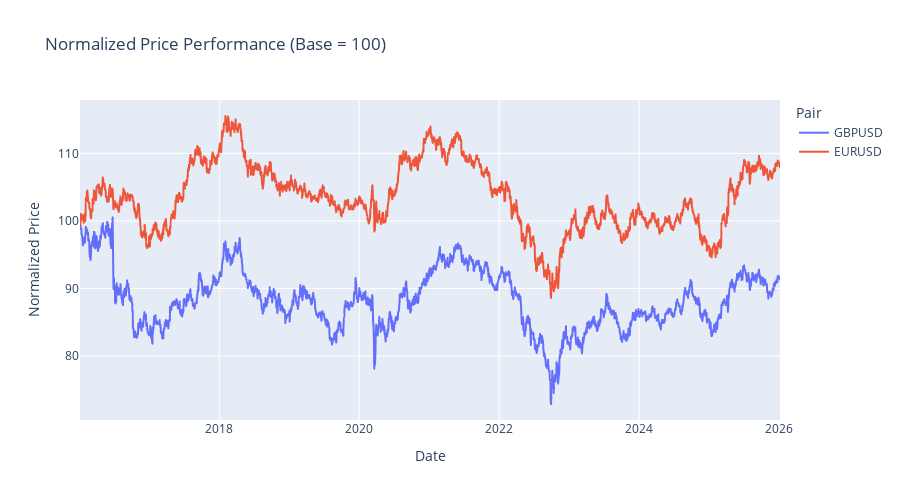

The notebook cell saved with this chart:
### Markdown cell above
---
## 2. Price Visualization

### Code cell
# Extract main pair close prices
if combined_data is not None:
    main_tickers = ['GBPUSD', 'EURUSD', 'XAUUSD']
    close_cols = [f'{t}_Close' for t in main_tickers if f'{t}_Close' in combined_data.columns]
    
    if close_cols:
        prices = combined_data[close_cols].copy()
        prices.columns = [c.replace('_Close', '') for c in prices.columns]
        
        # Normalize to 100 for comparison
        normalized = prices / prices.iloc[0] * 100
        
        # Plot normalized prices
        fig = px.line(
            normalized.reset_index(),
            x='Date',
            y=normalized.columns.tolist(),
            title='Normalized Price Performance (Base = 100)',
            labels={'value': 'Normalized Price', 'variable': 'Pair'}
        )
        fig.update_layout(height=500, hovermode='x unified')
        fig.show()

### Figure 1 — Plotly figure (JSON) as saved in the notebook; plotly's stock layout.template omitted (floating-point values rounded to 4 significant figures; data arrays with more than 128 entries replaced by an {"elided": "..."} marker saying what was removed)
{"data": [{"hovertemplate": "Pair=GBPUSD<br>Date=%{x}<br>Normalized Price=%{y}<extra></extra>", "legendgroup": "GBPUSD", "line": {"color": "#636efa", "dash": "solid"}, "marker": {"symbol": "circle"}, "mode": "lines", "name": "GBPUSD", "showlegend": true, "type": "scattergl", "x": {"elided": "2510 str values"}, "xaxis": "x", "y": {"elided": "2510 float values"}, "yaxis": "y"}, {"hovertemplate": "Pair=EURUSD<br>Date=%{x}<br>Normalized Price=%{y}<extra></extra>", "legendgroup": "EURUSD", "line": {"color": "#EF553B", "dash": "solid"}, "marker": {"symbol": "circle"}, "mode": "lines", "name": "EURUSD", "showlegend": true, "type": "scattergl", "x": {"elided": "2510 str values"}, "xaxis": "x", "y": {"elided": "2510 float values"}, "yaxis": "y"}], "layout": {"height": 500, "hovermode": "x unified", "legend": {"title": {"text": "Pair"}, "tracegroupgap": 0}, "title": {"text": "Normalized Price Performance (Base = 100)"}, "xaxis": {"anchor": "y", "domain": [0, 1], "title": {"text": "Date"}}, "yaxis": {"anchor": "x", "domain": [0, 1], "title": {"text": "Normalized Price"}}}}
